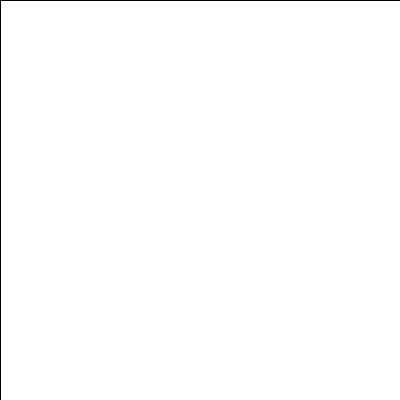
Frame 1 (no input)
Frame 60 (the mouse pressed at the canvas centre just before this capture): identical to frame 1, image omitted
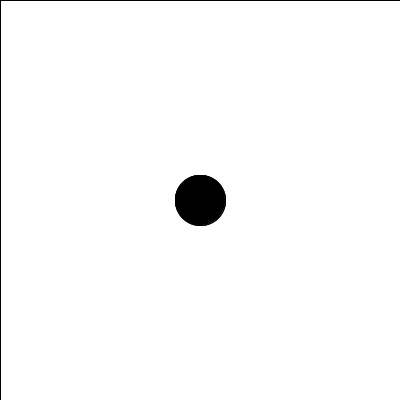
Frame 120 (the mouse held since frame 60 and released just before this capture)

The Processing sketch that drew these frames (run headless with seeded random() and noise(); from frame 60 on, the mouse is pressed at the canvas centre):

// Processing sketch: processing_91110
// ── processing_91110.pde

//so erstelle ich maloberfläche
void setup(){
  //die grösse
size(400,400);
//background farbe
background(255);
rect(0,0,width,height);
smooth();
}
//funktion malen
void draw(){
 if (mousePressed){
 
  //die farbe schwarz 255 und radius 30
fill(255,50);
//so wird transparenz erzeugt
rect(0,0,width,height);
//dadurch wird mit farbe gefühlt
fill(0);
// radius und gröse 30
//und man zeichnet, wo der maus grade ist
ellipse(mouseX,mouseY,50,50);
 }
 
}
